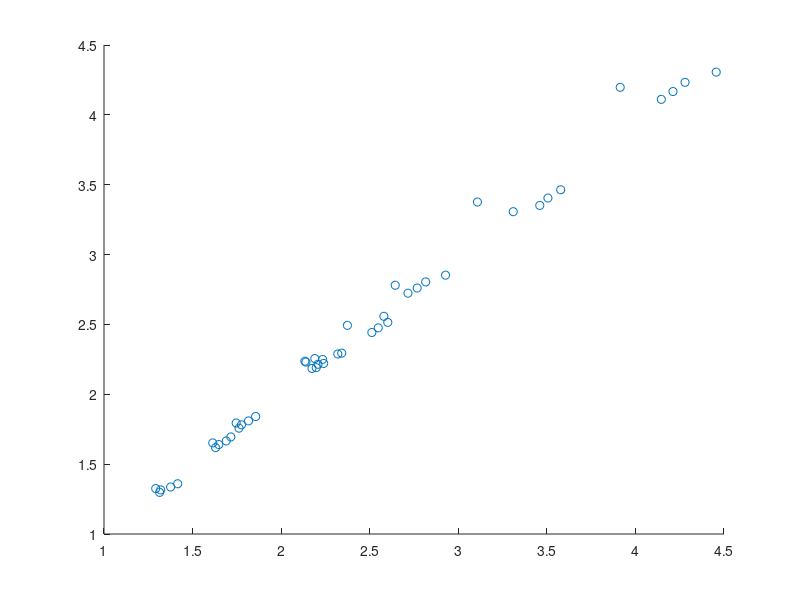

Source code (MATLAB):
%% TODO and stuff
% Felk??lla, det tar olika tid att sl??ppa cylindern ur startpos. V??rdena varierar ganska konstant.;
%kortare str??cka = mindre tid f??r acceleration och felfortplanting => j??mnare m??tserie?;

% Used units: mm, s, g;

% Meas(Cylinder,banlaengd, banhoejd)
% Cylinder: R <=> Cylindernr 1 osv...
% Banlaengd: 1700 <=> siffra 3, 1100 <=> siffra 2, 600 <=> siffra 1
% Banhoejd: Hoejd 1 <=> siffra 1, Hoejd 2 <=> siffra 2, Hoejd 3 <=> siffra 3

% TODO!

%Want to linearise and find the exponents, how?
    % -Is this possible without isolating singular parameters?
    % -
%Want to stabelise the exponents, how?
    % -I'm gonna need explaining here, lots of it!
%Want to know what I've done afterwards!!
%Maybe calc some kind of error/deviation, how?
    % -Explain what this error actually is!
%% Data
%************************************ R **********************
clear Meas
Meas(15,3,3)=struct();

Hfix=20.5;                    
Hvar=[8 12.5 17];
Hwidth=90;
angle=atan((Hfix-Hvar)./Hwidth);


Meas(1,3,1).Width=150;
Meas(1,3,1).Diameter=68;
Meas(1,3,1).InnerDiam=0;
Meas(1,3,1).Mass=4275;
Meas(1,3,1).LengthTrack=1700;
Meas(1,3,1).HeightTrack=1;
Meas(1,3,1).Times=[2.03 2.10 2.03 2.10 2.02];

Meas(1,3,2).Width=150;
Meas(1,3,2).Diameter=68;
Meas(1,3,2).InnerDiam=0;
Meas(1,3,2).Mass=4275;
Meas(1,3,2).LengthTrack=1700;
Meas(1,3,2).HeightTrack=2;
Meas(1,3,2).Times=[2.53 2.54 2.56 2.61 2.56];

Meas(1,3,3).Width=150;
Meas(1,3,3).Diameter=68;
Meas(1,3,3).InnerDiam=0;
Meas(1,3,3).Mass=4275;
Meas(1,3,3).LengthTrack=1700;
Meas(1,3,3).HeightTrack=3;
Meas(1,3,3).Times=[3.92 3.95 3.90 3.97 3.89];

Meas(1,2,1).Width=150;
Meas(1,2,1).Diameter=68;
Meas(1,2,1).InnerDiam=0;
Meas(1,2,1).Mass=4275;
Meas(1,2,1).LengthTrack=1100;
Meas(1,2,1).HeightTrack=1;
Meas(1,2,1).Times=[1.67 1.70 1.75 1.65 1.65];

Meas(1,2,2).Width=150;
Meas(1,2,2).Diameter=68;
Meas(1,2,2).InnerDiam=0;
Meas(1,2,2).Mass=4275;
Meas(1,2,2).LengthTrack=1100;
Meas(1,2,2).HeightTrack=2;
Meas(1,2,2).Times=[2.06 2.05 2.05 2.06 2.08];

Meas(1,2,3).Width=150;
Meas(1,2,3).Diameter=68;
Meas(1,2,3).InnerDiam=0;
Meas(1,2,3).Mass=4275;
Meas(1,2,3).LengthTrack=1100;
Meas(1,2,3).HeightTrack=3;
Meas(1,2,3).Times=[3.15 3.12 3.15 3.14 3.14];

Meas(1,1,1).Width=150;
Meas(1,1,1).Diameter=68;
Meas(1,1,1).InnerDiam=0;
Meas(1,1,1).Mass=4275;
Meas(1,1,1).LengthTrack=600;
Meas(1,1,1).HeightTrack=1;
Meas(1,1,1).Times=[1.23 1.23 1.23 1.23 1.23];

Meas(1,1,2).Width=150;
Meas(1,1,2).Diameter=68;
Meas(1,1,2).InnerDiam=0;
Meas(1,1,2).Mass=4275;
Meas(1,1,2).LengthTrack=600;
Meas(1,1,2).HeightTrack=2;
Meas(1,1,2).Times=[1.54 1.54 1.57 1.54 1.57];

Meas(1,1,3).Width=150;
Meas(1,1,3).Diameter=68;
Meas(1,1,3).InnerDiam=0;
Meas(1,1,3).Mass=4275;
Meas(1,1,3).LengthTrack=600;
Meas(1,1,3).HeightTrack=3;
Meas(1,1,3).Times=[2.37 2.37 2.39 2.35 2.37 ];
%**************************************** Q*******************************
Meas(2,1,1).Width=150;
Meas(2,1,1).Diameter=68;
Meas(2,1,1).InnerDiam=66;
Meas(2,1,1).Mass=1366;
Meas(2,1,1).LengthTrack=600;
Meas(2,1,1).HeightTrack=1;
Meas(2,1,1).Times=[1.36 1.43 1.39 1.36 1.34];

Meas(2,1,2).Width=150;
Meas(2,1,2).Diameter=68;
Meas(2,1,2).InnerDiam=66;
Meas(2,1,2).Mass=1366;
Meas(2,1,2).LengthTrack=600;
Meas(2,1,2).HeightTrack=2;
Meas(2,1,2).Times=[1.71 1.70 1.67 1.70 1.67];

Meas(2,1,3).Width=150;
Meas(2,1,3).Diameter=68;
Meas(2,1,3).InnerDiam=66;
Meas(2,1,3).Mass=1366;
Meas(2,1,3).LengthTrack=600;
Meas(2,1,3).HeightTrack=3;
Meas(2,1,3).Times=[2.61 2.59 2.61 2.61 2.59];

Meas(2,2,1).Width=150;
Meas(2,2,1).Diameter=68;
Meas(2,2,1).InnerDiam=66;
Meas(2,2,1).Mass=1366;
Meas(2,2,1).LengthTrack=1100;
Meas(2,2,1).HeightTrack=1;
Meas(2,2,1).Times=[1.82 1.82 1.79 1.86 1.79 ];

Meas(2,2,2).Width=150;
Meas(2,2,2).Diameter=68;
Meas(2,2,2).InnerDiam=66;
Meas(2,2,2).Mass=1366;
Meas(2,2,2).LengthTrack=1100;
Meas(2,2,2).HeightTrack=2;
Meas(2,2,2).Times=[2.20 2.18 2.23 2.15 2.19];

Meas(2,2,3).Width=150;
Meas(2,2,3).Diameter=68;
Meas(2,2,3).InnerDiam=66;
Meas(2,2,3).Mass=1366;
Meas(2,2,3).LengthTrack=1100;
Meas(2,2,3).HeightTrack=3;
Meas(2,2,3).Times=[3.50 3.55 3.47 3.51 3.50];

Meas(2,3,3).Width=150;
Meas(2,3,3).Diameter=68;
Meas(2,3,3).InnerDiam=66;
Meas(2,3,3).Mass=1366;
Meas(2,3,3).LengthTrack=1700;
Meas(2,3,3).HeightTrack=3;
Meas(2,3,3).Times=[4.30 4.32 4.30 4.25 4.23];

Meas(2,3,2).Width=150;
Meas(2,3,2).Diameter=68;
Meas(2,3,2).InnerDiam=66;
Meas(2,3,2).Mass=1366;
Meas(2,3,2).LengthTrack=1700;
Meas(2,3,2).HeightTrack=2;
Meas(2,3,2).Times=[2.83 2.80 2.87 2.76 2.82];

Meas(2,3,1).Width=150;
Meas(2,3,1).Diameter=68;
Meas(2,3,1).InnerDiam=66;
Meas(2,3,1).Mass=1366;
Meas(2,3,1).LengthTrack=1700;
Meas(2,3,1).HeightTrack=1;
Meas(2,3,1).Times=[2.24 2.21 2.26 2.19 2.27];
%*********************************** P *********************************************
Meas(3,3,1).Width=151;
Meas(3,3,1).Diameter=57;
Meas(3,3,1).Mass=2884;
Meas(3,3,1).InnerDiam=0;
Meas(3,3,1).LengthTrack=1700;
Meas(3,3,1).HeightTrack=1;
Meas(3,3,1).Times=[2.02 2.08 2.06 2.03 2.06];

Meas(3,3,2).Width=151;
Meas(3,3,2).Diameter=57;
Meas(3,3,2).Mass=2884;
Meas(3,3,2).InnerDiam=0;
Meas(3,3,2).LengthTrack=1700;
Meas(3,3,2).HeightTrack=2;
Meas(3,3,2).Times=[2.53 2.62 2.59 2.51 2.53];

Meas(3,3,3).Width=151;
Meas(3,3,3).Diameter=57;
Meas(3,3,3).Mass=2884;
Meas(3,3,3).InnerDiam=0;
Meas(3,3,3).LengthTrack=1700;
Meas(3,3,3).HeightTrack=3;
Meas(3,3,3).Times=[3.87 3.89 3.89 3.87 3.87];

Meas(3,2,3).Width=151;
Meas(3,2,3).Diameter=57;
Meas(3,2,3).Mass=2884;
Meas(3,2,3).InnerDiam=0;
Meas(3,2,3).LengthTrack=1100;
Meas(3,2,3).HeightTrack=3;
Meas(3,2,3).Times=[3.07 3.14 3.07 3.15 3.15];

Meas(3,2,2).Width=151;
Meas(3,2,2).Diameter=57;
Meas(3,2,2).Mass=2884;
Meas(3,2,2).InnerDiam=0;
Meas(3,2,2).LengthTrack=1100;
Meas(3,2,2).HeightTrack=2;
Meas(3,2,2).Times=[2.05 2.02 2.03 2.05 2.00];

Meas(3,2,1).Width=151;
Meas(3,2,1).Diameter=57;
Meas(3,2,1).Mass=2884;
Meas(3,2,1).InnerDiam=0;
Meas(3,2,1).LengthTrack=1100;
Meas(3,2,1).HeightTrack=1;
Meas(3,2,1).Times=[1.62 1.65 1.65 1.67 1.63];

Meas(3,1,1).Width=151;
Meas(3,1,1).Diameter=57;
Meas(3,1,1).Mass=2884;
Meas(3,1,1).InnerDiam=0;
Meas(3,1,1).LengthTrack=600;
Meas(3,1,1).HeightTrack=1;
Meas(3,1,1).Times=[1.25 1.28 1.22 1.22 1.28];

Meas(3,1,2).Width=151;
Meas(3,1,2).Diameter=57;
Meas(3,1,2).Mass=2884;
Meas(3,1,2).InnerDiam=0;
Meas(3,1,2).LengthTrack=600;
Meas(3,1,2).HeightTrack=2;
Meas(3,1,2).Times=[1.52 1.60 1.55 1.54 1.52];

Meas(3,1,3).Width=151;
Meas(3,1,3).Diameter=57;
Meas(3,1,3).Mass=2884;
Meas(3,1,3).InnerDiam=0;
Meas(3,1,3).LengthTrack=600;
Meas(3,1,3).HeightTrack=3;
Meas(3,1,3).Times=[2.35 2.32 2.32 2.35 2.39];
%************************************************** O *********************************
Meas(4,1,3).Width=148;
Meas(4,1,3).Diameter=57;
Meas(4,1,3).Mass=1661;
Meas(4,1,3).InnerDiam=36;
Meas(4,1,3).LengthTrack=600;
Meas(4,1,3).HeightTrack=3;
Meas(4,1,3).Times=[2.51 2.48 2.56 2.51 2.50];

Meas(4,1,2).Width=148;
Meas(4,1,2).Diameter=57;
Meas(4,1,2).Mass=1661;
Meas(4,1,2).InnerDiam=36;
Meas(4,1,2).LengthTrack=600;
Meas(4,1,2).HeightTrack=2;
Meas(4,1,2).Times=[1.63 1.63 1.63 1.63 1.63];

Meas(4,1,1).Width=148;
Meas(4,1,1).Diameter=57;
Meas(4,1,1).Mass=1661;
Meas(4,1,1).InnerDiam=36;
Meas(4,1,1).LengthTrack=600;
Meas(4,1,1).HeightTrack=1;
Meas(4,1,1).Times=[1.36 1.30 1.30 1.31 1.30];

Meas(4,2,1).Width=148;
Meas(4,2,1).Diameter=57;
Meas(4,2,1).Mass=1661;
Meas(4,2,1).InnerDiam=36;
Meas(4,2,1).LengthTrack=1100;
Meas(4,2,1).HeightTrack=1;
Meas(4,2,1).Times=[1.75 1.75 1.75 1.78 1.78];

Meas(4,2,2).Width=148;
Meas(4,2,2).Diameter=57;
Meas(4,2,2).Mass=1661;
Meas(4,2,2).InnerDiam=36;
Meas(4,2,2).LengthTrack=1100;
Meas(4,2,2).HeightTrack=2;
Meas(4,2,2).Times=[2.18 2.18 2.23 2.19 2.21];

Meas(4,2,3).Width=148;
Meas(4,2,3).Diameter=57;
Meas(4,2,3).Mass=1661;
Meas(4,2,3).InnerDiam=36;
Meas(4,2,3).LengthTrack=1100;
Meas(4,2,3).HeightTrack=3;
Meas(4,2,3).Times=[3.23 3.33 3.28 3.33 3.38];

Meas(4,3,3).Width=148;
Meas(4,3,3).Diameter=57;
Meas(4,3,3).Mass=1661;
Meas(4,3,3).InnerDiam=36;
Meas(4,3,3).LengthTrack=1700;
Meas(4,3,3).HeightTrack=3;
Meas(4,3,3).Times=[4.13 4.16 4.18 4.13 4.13];

Meas(4,3,2).Width=148;
Meas(4,3,2).Diameter=57;
Meas(4,3,2).Mass=1661;
Meas(4,3,2).InnerDiam=36;
Meas(4,3,2).LengthTrack=1700;
Meas(4,3,2).HeightTrack=2;
Meas(4,3,2).Times=[2.72 2.71 2.72 2.71 2.72];

Meas(4,3,1).Width=148;
Meas(4,3,1).Diameter=57;
Meas(4,3,1).Mass=1661;
Meas(4,3,1).InnerDiam=36;
Meas(4,3,1).LengthTrack=1700;
Meas(4,3,1).HeightTrack=1;
Meas(4,3,1).Times=[2.15 2.19 2.18 2.19 2.16];
%******************************************************** M **************************************
Meas(5,3,1).Width=150;
Meas(5,3,1).Diameter=58;
Meas(5,3,1).Mass=412;
Meas(5,3,1).InnerDiam=54;
Meas(5,3,1).LengthTrack=1700;
Meas(5,3,1).HeightTrack=1;
Meas(5,3,1).Times=[2.32 2.37 2.35 2.27 2.29];

Meas(5,3,2).Width=150;
Meas(5,3,2).Diameter=58;
Meas(5,3,2).Mass=412;
Meas(5,3,2).InnerDiam=54;
Meas(5,3,2).LengthTrack=1700;
Meas(5,3,2).HeightTrack=2;
Meas(5,3,2).Times=[2.94 2.97 2.96 2.90 2.87];

Meas(5,3,3).Width=150;
Meas(5,3,3).Diameter=58;
Meas(5,3,3).Mass=412;
Meas(5,3,3).InnerDiam=54;
Meas(5,3,3).LengthTrack=1700;
Meas(5,3,3).HeightTrack=3;
Meas(5,3,3).Times=[4.49 4.47 4.45 4.44 4.43];

Meas(5,2,3).Width=150;
Meas(5,2,3).Diameter=58;
Meas(5,2,3).Mass=412;
Meas(5,2,3).InnerDiam=54;
Meas(5,2,3).LengthTrack=1100;
Meas(5,2,3).HeightTrack=3;
Meas(5,2,3).Times=[3.60 3.57 3.60 3.57 3.55];

Meas(5,2,2).Width=150;
Meas(5,2,2).Diameter=58;
Meas(5,2,2).Mass=412;
Meas(5,2,2).InnerDiam=54;
Meas(5,2,2).LengthTrack=1100;
Meas(5,2,2).HeightTrack=2;
Meas(5,2,2).Times=[2.38 2.34 2.34 2.35 2.30];

Meas(5,2,1).Width=150;
Meas(5,2,1).Diameter=58;
Meas(5,2,1).Mass=412;
Meas(5,2,1).InnerDiam=54;
Meas(5,2,1).LengthTrack=1100;
Meas(5,2,1).HeightTrack=1;
Meas(5,2,1).Times=[1.82 1.86 1.87 1.87 1.86];

Meas(5,1,1).Width=150;
Meas(5,1,1).Diameter=58;
Meas(5,1,1).Mass=412;
Meas(5,1,1).InnerDiam=54;
Meas(5,1,1).LengthTrack=600;
Meas(5,1,1).HeightTrack=1;
Meas(5,1,1).Times=[1.39 1.41 1.39 1.43 1.46];

Meas(5,1,2).Width=150;
Meas(5,1,2).Diameter=58;
Meas(5,1,2).Mass=412;
Meas(5,1,2).InnerDiam=54;
Meas(5,1,2).LengthTrack=600;
Meas(5,1,2).HeightTrack=2;
Meas(5,1,2).Times=[1.73 1.68 1.73 1.73 1.71];

Meas(5,1,3).Width=150;
Meas(5,1,3).Diameter=58;
Meas(5,1,3).Mass=412;
Meas(5,1,3).InnerDiam=54;
Meas(5,1,3).LengthTrack=600;
Meas(5,1,3).HeightTrack=3;
Meas(5,1,3).Times=[2.58 2.56 2.61 2.59 2.56];
%************************************************ L ************************************
Meas(6,1,3).Width=149;
Meas(6,1,3).Diameter=36;
Meas(6,1,3).Mass=557;
Meas(6,1,3).InnerDiam=31;
Meas(6,1,3).LengthTrack=600;
Meas(6,1,3).HeightTrack=3;
Meas(6,1,3).Times=[2.53 2.58 2.58 2.54 2.51];

Meas(6,1,2).Width=149;
Meas(6,1,2).Diameter=36;
Meas(6,1,2).Mass=557;
Meas(6,1,2).InnerDiam=31;
Meas(6,1,2).LengthTrack=600;
Meas(6,1,2).HeightTrack=2;
Meas(6,1,2).Times=[1.68 1.65 1.62 1.67 1.62];

Meas(6,1,1).Width=149;
Meas(6,1,1).Diameter=36;
Meas(6,1,1).Mass=557;
Meas(6,1,1).InnerDiam=31;
Meas(6,1,1).LengthTrack=600;
Meas(6,1,1).HeightTrack=1;
Meas(6,1,1).Times=[1.31 1.31 1.35 1.30 1.33];

Meas(6,2,1).Width=149;
Meas(6,2,1).Diameter=36;
Meas(6,2,1).Mass=557;
Meas(6,2,1).InnerDiam=31;
Meas(6,2,1).LengthTrack=1100;
Meas(6,2,1).HeightTrack=1;
Meas(6,2,1).Times=[1.78 1.76 1.75 1.83 1.76];

Meas(6,2,2).Width=149;
Meas(6,2,2).Diameter=36;
Meas(6,2,2).Mass=557;
Meas(6,2,2).InnerDiam=31;
Meas(6,2,2).LengthTrack=1100;
Meas(6,2,2).HeightTrack=2;
Meas(6,2,2).Times=[2.23 2.23 2.24 2.24 2.26];

Meas(6,2,3).Width=149;
Meas(6,2,3).Diameter=36;
Meas(6,2,3).Mass=557;
Meas(6,2,3).InnerDiam=31;
Meas(6,2,3).LengthTrack=1100;
Meas(6,2,3).HeightTrack=3;
Meas(6,2,3).Times=[3.49 3.46 3.47 3.41 3.47];

Meas(6,3,3).Width=149;
Meas(6,3,3).Diameter=36;
Meas(6,3,3).Mass=557;
Meas(6,3,3).InnerDiam=31;
Meas(6,3,3).LengthTrack=1700;
Meas(6,3,3).HeightTrack=3;
Meas(6,3,3).Times=[4.19 4.19 4.26 4.21 4.21];

Meas(6,3,2).Width=149;
Meas(6,3,2).Diameter=36;
Meas(6,3,2).Mass=557;
Meas(6,3,2).InnerDiam=31;
Meas(6,3,2).LengthTrack=1700;
Meas(6,3,2).HeightTrack=2;
Meas(6,3,2).Times=[2.79 2.77 2.74 2.77 2.77];

Meas(6,3,1).Width=149;
Meas(6,3,1).Diameter=36;
Meas(6,3,1).Mass=557;
Meas(6,3,1).InnerDiam=31;
Meas(6,3,1).LengthTrack=1700;
Meas(6,3,1).HeightTrack=1;
Meas(6,3,1).Times=[2.21 2.21 2.21 2.21 2.20];
%************************************************** K ****************************************
Meas(7,3,1).Width=150;
Meas(7,3,1).Diameter=41;
Meas(7,3,1).Mass=1286;
Meas(7,3,1).InnerDiam=0;
Meas(7,3,1).LengthTrack=1700;
Meas(7,3,1).HeightTrack=1;
Meas(7,3,1).Times=[1.99 2.02 1.99 1.99 2.02];

Meas(7,3,2).Width=150;
Meas(7,3,2).Diameter=41;
Meas(7,3,2).Mass=1286;
Meas(7,3,2).InnerDiam=0;
Meas(7,3,2).LengthTrack=1700;
Meas(7,3,2).HeightTrack=2;
Meas(7,3,2).Times=[2.43 2.43 2.46 2.40 2.45];

Meas(7,3,3).Width=150;
Meas(7,3,3).Diameter=41;
Meas(7,3,3).Mass=1286;
Meas(7,3,3).InnerDiam=0;
Meas(7,3,3).LengthTrack=1700;
Meas(7,3,3).HeightTrack=3;
Meas(7,3,3).Times=[3.62 3.76 3.62 3.62 3.63];

Meas(7,2,3).Width=150;
Meas(7,2,3).Diameter=41;
Meas(7,2,3).Mass=1286;
Meas(7,2,3).InnerDiam=0;
Meas(7,2,3).LengthTrack=1100;
Meas(7,2,3).HeightTrack=3;
Meas(7,2,3).Times=[3.03 2.91 2.91 2.90 2.95];

Meas(7,2,2).Width=150;
Meas(7,2,2).Diameter=41;
Meas(7,2,2).Mass=1286;
Meas(7,2,2).InnerDiam=0;
Meas(7,2,2).LengthTrack=1100;
Meas(7,2,2).HeightTrack=2;
Meas(7,2,2).Times=[1.99 1.99 1.99 1.98 1.96];

Meas(7,2,1).Width=150;
Meas(7,2,1).Diameter=41;
Meas(7,2,1).Mass=1286;
Meas(7,2,1).InnerDiam=0;
Meas(7,2,1).LengthTrack=1100;
Meas(7,2,1).HeightTrack=1;
Meas(7,2,1).Times=[1.62 1.63 1.65 1.65 1.63];

Meas(7,1,1).Width=150;
Meas(7,1,1).Diameter=41;
Meas(7,1,1).Mass=1286;
Meas(7,1,1).InnerDiam=0;
Meas(7,1,1).LengthTrack=600;
Meas(7,1,1).HeightTrack=1;
Meas(7,1,1).Times=[1.20 1.27 1.23 1.22 1.22];

Meas(7,1,2).Width=150;
Meas(7,1,2).Diameter=41;
Meas(7,1,2).Mass=1286;
Meas(7,1,2).InnerDiam=0;
Meas(7,1,2).LengthTrack=600;
Meas(7,1,2).HeightTrack=2;
Meas(7,1,2).Times=[1.49 1.46 1.49 1.49 1.47];

Meas(7,1,3).Width=150;
Meas(7,1,3).Diameter=41;
Meas(7,1,3).Mass=1286;
Meas(7,1,3).InnerDiam=0;
Meas(7,1,3).LengthTrack=600;
Meas(7,1,3).HeightTrack=3;
Meas(7,1,3).Times=[2.16 2.23 2.16 2.23 2.23];
%****************************************** J ****************************
Meas(8,1,3).Width=151;
Meas(8,1,3).Diameter=41;
Meas(8,1,3).Mass=412;
Meas(8,1,3).InnerDiam=0;
Meas(8,1,3).LengthTrack=600;
Meas(8,1,3).HeightTrack=3;
Meas(8,1,3).Times=[2.15 2.24 2.19 2.19 2.19];

Meas(8,1,2).Width=151;
Meas(8,1,2).Diameter=41;
Meas(8,1,2).Mass=412;
Meas(8,1,2).InnerDiam=0;
Meas(8,1,2).LengthTrack=600;
Meas(8,1,2).HeightTrack=2;
Meas(8,1,2).Times=[1.54 1.47 1.44 1.47 1.47];

Meas(8,1,1).Width=151;
Meas(8,1,1).Diameter=41;
Meas(8,1,1).Mass=412;
Meas(8,1,1).InnerDiam=0;
Meas(8,1,1).LengthTrack=600;
Meas(8,1,1).HeightTrack=1;
Meas(8,1,1).Times=[1.20 1.23 1.19 1.20 1.19];

Meas(8,2,1).Width=151;
Meas(8,2,1).Diameter=41;
Meas(8,2,1).Mass=412;
Meas(8,2,1).InnerDiam=0;
Meas(8,2,1).LengthTrack=1100;
Meas(8,2,1).HeightTrack=1;
Meas(8,2,1).Times=[1.62 1.62 1.62 1.62 1.60];

Meas(8,2,2).Width=151;
Meas(8,2,2).Diameter=41;
Meas(8,2,2).Mass=412;
Meas(8,2,2).InnerDiam=0;
Meas(8,2,2).LengthTrack=1100;
Meas(8,2,2).HeightTrack=2;
Meas(8,2,2).Times=[1.95 1.99 1.97 1.95 2.00];

Meas(8,2,3).Width=151;
Meas(8,2,3).Diameter=41;
Meas(8,2,3).Mass=412;
Meas(8,2,3).InnerDiam=0;
Meas(8,2,3).LengthTrack=1100;
Meas(8,2,3).HeightTrack=3;
Meas(8,2,3).Times=[2.79 2.87 2.91 2.91 2.82];

Meas(8,3,3).Width=151;
Meas(8,3,3).Diameter=41;
Meas(8,3,3).Mass=412;
Meas(8,3,3).InnerDiam=0;
Meas(8,3,3).LengthTrack=1700;
Meas(8,3,3).HeightTrack=3;
Meas(8,3,3).Times=[3.58 3.63 3.68 3.70 3.65];

Meas(8,3,2).Width=151;
Meas(8,3,2).Diameter=41;
Meas(8,3,2).Mass=412;
Meas(8,3,2).InnerDiam=0;
Meas(8,3,2).LengthTrack=1700;
Meas(8,3,2).HeightTrack=2;
Meas(8,3,2).Times=[2.48 2.46 2.47 2.45 2.46];

Meas(8,3,1).Width=151;
Meas(8,3,1).Diameter=41;
Meas(8,3,1).Mass=412;
Meas(8,3,1).InnerDiam=0;
Meas(8,3,1).LengthTrack=1700;
Meas(8,3,1).HeightTrack=1;
Meas(8,3,1).Times=[1.95 1.97 2.00 2.00 1.96];
%**************************************************** I(var) ******************************
Meas(9,3,1).Width=150;
Meas(9,3,1).Diameter=26;
Meas(9,3,1).Mass=243;
Meas(9,3,1).InnerDiam=20;
Meas(9,3,1).LengthTrack=1700;
Meas(9,3,1).HeightTrack=1;
Meas(9,3,1).Times=[2.15 2.13 2.20 2.14 2.08];

Meas(9,3,2).Width=150;
Meas(9,3,2).Diameter=26;
Meas(9,3,2).Mass=243;
Meas(9,3,2).InnerDiam=20;
Meas(9,3,2).LengthTrack=1700;
Meas(9,3,2).HeightTrack=2;
Meas(9,3,2).Times=[2.58 2.66 2.66 2.63 2.69];

Meas(9,3,3).Width=150;
Meas(9,3,3).Diameter=26;
Meas(9,3,3).Mass=243;
Meas(9,3,3).InnerDiam=20;
Meas(9,3,3).LengthTrack=1700;
Meas(9,3,3).HeightTrack=3;
Meas(9,3,3).Times=[3.90 3.94 3.90 3.90 3.93];

Meas(9,2,3).Width=150;
Meas(9,2,3).Diameter=26;
Meas(9,2,3).Mass=243;
Meas(9,2,3).InnerDiam=20;
Meas(9,2,3).LengthTrack=1100;
Meas(9,2,3).HeightTrack=3;
Meas(9,2,3).Times=[3.14 3.09 3.09 3.07 3.15];

Meas(9,2,2).Width=150;
Meas(9,2,2).Diameter=26;
Meas(9,2,2).Mass=243;
Meas(9,2,2).InnerDiam=20;
Meas(9,2,2).LengthTrack=1100;
Meas(9,2,2).HeightTrack=2;
Meas(9,2,2).Times=[2.15 2.15 2.12 2.07 2.18];

Meas(9,2,1).Width=150;
Meas(9,2,1).Diameter=26;
Meas(9,2,1).Mass=243;
Meas(9,2,1).InnerDiam=20;
Meas(9,2,1).LengthTrack=1100;
Meas(9,2,1).HeightTrack=1;
Meas(9,2,1).Times=[1.73 1.75 1.77 1.75 1.73];

Meas(9,1,1).Width=150;
Meas(9,1,1).Diameter=26;
Meas(9,1,1).Mass=243;
Meas(9,1,1).InnerDiam=20;
Meas(9,1,1).LengthTrack=600;
Meas(9,1,1).HeightTrack=1;
Meas(9,1,1).Times=[1.30 1.29 1.34 1.28 1.25];

Meas(9,1,2).Width=150;
Meas(9,1,2).Diameter=26;
Meas(9,1,2).Mass=243;
Meas(9,1,2).InnerDiam=20;
Meas(9,1,2).LengthTrack=600;
Meas(9,1,2).HeightTrack=2;
Meas(9,1,2).Times=[1.60 1.60 1.62 1.65 1.60];

Meas(9,1,3).Width=150;
Meas(9,1,3).Diameter=26;
Meas(9,1,3).Mass=243;
Meas(9,1,3).InnerDiam=20;
Meas(9,1,3).LengthTrack=600;
Meas(9,1,3).HeightTrack=3;
Meas(9,1,3).Times=[2.40 2.40 2.37 2.35 2.35];
%******************************************************* H *************************
Meas(10,1,1).Width=150;
Meas(10,1,1).Diameter=36;
Meas(10,1,1).Mass=1190;
Meas(10,1,1).InnerDiam=0;
Meas(10,1,1).LengthTrack=600;
Meas(10,1,1).HeightTrack=1;
Meas(10,1,1).Times=[1.22 1.20 1.15 1.14 1.15];

Meas(10,1,2).Width=150;
Meas(10,1,2).Diameter=36;
Meas(10,1,2).Mass=1190;
Meas(10,1,2).InnerDiam=0;
Meas(10,1,2).LengthTrack=600;
Meas(10,1,2).HeightTrack=2;
Meas(10,1,2).Times=[1.40 1.37 1.36 1.47 1.44];

Meas(10,1,3).Width=150;
Meas(10,1,3).Diameter=36;
Meas(10,1,3).Mass=1190;
Meas(10,1,3).InnerDiam=0;
Meas(10,1,3).LengthTrack=600;
Meas(10,1,3).HeightTrack=3;
Meas(10,1,3).Times=[2.11 2.08 2.09 2.07 2.07];

Meas(10,2,3).Width=150;
Meas(10,2,3).Diameter=36;
Meas(10,2,3).Mass=1190;
Meas(10,2,3).InnerDiam=0;
Meas(10,2,3).LengthTrack=1100;
Meas(10,2,3).HeightTrack=3;
Meas(10,2,3).Times=[2.84 2.79 2.83 2.84 2.86];

Meas(10,2,2).Width=150;
Meas(10,2,2).Diameter=36;
Meas(10,2,2).Mass=1190;
Meas(10,2,2).InnerDiam=0;
Meas(10,2,2).LengthTrack=1100;
Meas(10,2,2).HeightTrack=2;
Meas(10,2,2).Times=[1.97 2.00 1.97 1.99 1.99];

Meas(10,2,1).Width=150;
Meas(10,2,1).Diameter=36;
Meas(10,2,1).Mass=1190;
Meas(10,2,1).InnerDiam=0;
Meas(10,2,1).LengthTrack=1100;
Meas(10,2,1).HeightTrack=1;
Meas(10,2,1).Times=[1.60 1.58 1.58 1.63 1.63];

Meas(10,3,1).Width=150;
Meas(10,3,1).Diameter=36;
Meas(10,3,1).Mass=1190;
Meas(10,3,1).InnerDiam=0;
Meas(10,3,1).LengthTrack=1700;
Meas(10,3,1).HeightTrack=1;
Meas(10,3,1).Times=[2.05 1.99 1.97 2.00 1.97 ];

Meas(10,3,2).Width=150;
Meas(10,3,2).Diameter=36;
Meas(10,3,2).Mass=1190;
Meas(10,3,2).InnerDiam=0;
Meas(10,3,2).LengthTrack=1700;
Meas(10,3,2).HeightTrack=2;
Meas(10,3,2).Times=[2.45 2.45 2.42 2.46 2.43];

Meas(10,3,3).Width=150;
Meas(10,3,3).Diameter=36;
Meas(10,3,3).Mass=1190;
Meas(10,3,3).InnerDiam=0;
Meas(10,3,3).LengthTrack=1700;
Meas(10,3,3).HeightTrack=3;
Meas(10,3,3).Times=[3.62 3.49 3.55 3.54 3.54];
%**************************************************** D ******************
Meas(11,3,3).Width=135;
Meas(11,3,3).Diameter=36;
Meas(11,3,3).Mass=1070;
Meas(11,3,3).InnerDiam=0;
Meas(11,3,3).LengthTrack=1700;
Meas(11,3,3).HeightTrack=3;
Meas(11,3,3).Times=[3.54 3.58 3.55 3.49 3.47];

Meas(11,3,2).Width=135;
Meas(11,3,2).Diameter=36;
Meas(11,3,2).Mass=1070;
Meas(11,3,2).InnerDiam=0;
Meas(11,3,2).LengthTrack=1700;
Meas(11,3,2).HeightTrack=2;
Meas(11,3,2).Times=[2.45 2.46 2.45 2.43 2.42];

Meas(11,3,1).Width=135;
Meas(11,3,1).Diameter=36;
Meas(11,3,1).Mass=1070;
Meas(11,3,1).InnerDiam=0;
Meas(11,3,1).LengthTrack=1700;
Meas(11,3,1).HeightTrack=1;
Meas(11,3,1).Times=[1.97 2.02 1.99 1.99 1.99];

Meas(11,2,1).Width=135;
Meas(11,2,1).Diameter=36;
Meas(11,2,1).Mass=1070;
Meas(11,2,1).InnerDiam=0;
Meas(11,2,1).LengthTrack=1100;
Meas(11,2,1).HeightTrack=1;
Meas(11,2,1).Times=[1.58 1.57 1.60 1.58 1.55];

Meas(11,2,2).Width=135;
Meas(11,2,2).Diameter=36;
Meas(11,2,2).Mass=1070;
Meas(11,2,2).InnerDiam=0;
Meas(11,2,2).LengthTrack=1100;
Meas(11,2,2).HeightTrack=2;
Meas(11,2,2).Times=[2.00 1.95 1.99 1.95 1.95];

Meas(11,2,3).Width=135;
Meas(11,2,3).Diameter=36;
Meas(11,2,3).Mass=1070;
Meas(11,2,3).InnerDiam=0;
Meas(11,2,3).LengthTrack=1100;
Meas(11,2,3).HeightTrack=3;
Meas(11,2,3).Times=[2.83 2.87 2.83 2.88 2.85];

Meas(11,1,3).Width=135;
Meas(11,1,3).Diameter=36;
Meas(11,1,3).Mass=1070;
Meas(11,1,3).InnerDiam=0;
Meas(11,1,3).LengthTrack=600;
Meas(11,1,3).HeightTrack=3;
Meas(11,1,3).Times=[2.13 2.19 2.16 2.15 2.18];

Meas(11,1,2).Width=135;
Meas(11,1,2).Diameter=36;
Meas(11,1,2).Mass=1070;
Meas(11,1,2).InnerDiam=0;
Meas(11,1,2).LengthTrack=600;
Meas(11,1,2).HeightTrack=2;
Meas(11,1,2).Times=[1.49 1.43 1.40 1.44 1.39];

Meas(11,1,1).Width=135;
Meas(11,1,1).Diameter=36;
Meas(11,1,1).Mass=1070;
Meas(11,1,1).InnerDiam=0;
Meas(11,1,1).LengthTrack=600;
Meas(11,1,1).HeightTrack=1;
Meas(11,1,1).Times=[1.09 1.07 1.10 1.06 1.03];
%**************************************** C ***********************************
Meas(12,1,1).Width=150;
Meas(12,1,1).Diameter=26;
Meas(12,1,1).Mass=617;
Meas(12,1,1).InnerDiam=0;
Meas(12,1,1).LengthTrack=600;
Meas(12,1,1).HeightTrack=1;
Meas(12,1,1).Times=[1.19 1.19 1.23 1.19 1.13];

Meas(12,1,2).Width=150;
Meas(12,1,2).Diameter=26;
Meas(12,1,2).Mass=617;
Meas(12,1,2).InnerDiam=0;
Meas(12,1,2).LengthTrack=600;
Meas(12,1,2).HeightTrack=2;
Meas(12,1,2).Times=[1.46 1.44 1.42 1.47 1.38];

Meas(12,1,3).Width=150;
Meas(12,1,3).Diameter=26;
Meas(12,1,3).Mass=617;
Meas(12,1,3).InnerDiam=0;
Meas(12,1,3).LengthTrack=600;
Meas(12,1,3).HeightTrack=3;
Meas(12,1,3).Times=[2.09 2.06 2.09 2.01 2.03];

Meas(12,2,3).Width=150;
Meas(12,2,3).Diameter=26;
Meas(12,2,3).Mass=617;
Meas(12,2,3).InnerDiam=0;
Meas(12,2,3).LengthTrack=1100;
Meas(12,2,3).HeightTrack=3;
Meas(12,2,3).Times=[2.93 2.86 2.85 2.88 2.87];

Meas(12,2,2).Width=150;
Meas(12,2,2).Diameter=26;
Meas(12,2,2).Mass=617;
Meas(12,2,2).InnerDiam=0;
Meas(12,2,2).LengthTrack=1100;
Meas(12,2,2).HeightTrack=2;
Meas(12,2,2).Times=[1.95 1.89 1.93 1.95 1.95];

Meas(12,2,1).Width=150;
Meas(12,2,1).Diameter=26;
Meas(12,2,1).Mass=617;
Meas(12,2,1).InnerDiam=0;
Meas(12,2,1).LengthTrack=1100;
Meas(12,2,1).HeightTrack=1;
Meas(12,2,1).Times=[1.58 1.53 1.54 1.58 1.58];

Meas(12,3,1).Width=150;
Meas(12,3,1).Diameter=26;
Meas(12,3,1).Mass=617;
Meas(12,3,1).InnerDiam=0;
Meas(12,3,1).LengthTrack=1700;
Meas(12,3,1).HeightTrack=1;
Meas(12,3,1).Times=[2.00 2.03 1.93 1.94 1.97];

Meas(12,3,2).Width=150;
Meas(12,3,2).Diameter=26;
Meas(12,3,2).Mass=617;
Meas(12,3,2).InnerDiam=0;
Meas(12,3,2).LengthTrack=1700;
Meas(12,3,2).HeightTrack=2;
Meas(12,3,2).Times=[2.36 2.39 2.35 2.39 2.34];

Meas(12,3,3).Width=150;
Meas(12,3,3).Diameter=26;
Meas(12,3,3).Mass=617;
Meas(12,3,3).InnerDiam=0;
Meas(12,3,3).LengthTrack=1700;
Meas(12,3,3).HeightTrack=3;
Meas(12,3,3).Times=[3.54 3.50 3.57 3.53 3.45];
%*************************************************** B **************************************
Meas(13,3,3).Width=151;
Meas(13,3,3).Diameter=20;
Meas(13,3,3).Mass=368;
Meas(13,3,3).InnerDiam=0;
Meas(13,3,3).LengthTrack=1700;
Meas(13,3,3).HeightTrack=3;
Meas(13,3,3).Times=[3.57 3.62 3.55 3.57 3.54];

Meas(13,3,2).Width=151;
Meas(13,3,2).Diameter=20;
Meas(13,3,2).Mass=368;
Meas(13,3,2).InnerDiam=0;
Meas(13,3,2).LengthTrack=1700;
Meas(13,3,2).HeightTrack=2;
Meas(13,3,2).Times=[2.45 2.48 2.44 2.43 2.40];

Meas(13,3,1).Width=151;
Meas(13,3,1).Diameter=20;
Meas(13,3,1).Mass=368;
Meas(13,3,1).InnerDiam=0;
Meas(13,3,1).LengthTrack=1700;
Meas(13,3,1).HeightTrack=1;
Meas(13,3,1).Times=[1.96 1.95 1.95 1.95 1.94];

Meas(13,2,1).Width=151;
Meas(13,2,1).Diameter=20;
Meas(13,2,1).Mass=368;
Meas(13,2,1).InnerDiam=0;
Meas(13,2,1).LengthTrack=1100;
Meas(13,2,1).HeightTrack=1;
Meas(13,2,1).Times=[1.54 1.50 1.55 1.46 1.55];

Meas(13,2,2).Width=151;
Meas(13,2,2).Diameter=20;
Meas(13,2,2).Mass=368;
Meas(13,2,2).InnerDiam=0;
Meas(13,2,2).LengthTrack=1100;
Meas(13,2,2).HeightTrack=2;
Meas(13,2,2).Times=[1.80 1.77 1.82 1.83 1.74];

Meas(13,2,3).Width=151;
Meas(13,2,3).Diameter=20;
Meas(13,2,3).Mass=368;
Meas(13,2,3).InnerDiam=0;
Meas(13,2,3).LengthTrack=1100;
Meas(13,2,3).HeightTrack=3;
Meas(13,2,3).Times=[2.79 2.80 2.71 2.75 2.85];

Meas(13,1,3).Width=151;
Meas(13,1,3).Diameter=20;
Meas(13,1,3).Mass=368;
Meas(13,1,3).InnerDiam=0;
Meas(13,1,3).LengthTrack=600;
Meas(13,1,3).HeightTrack=3;
Meas(13,1,3).Times=[2.07 1.98 2.10 2.01 2.10];

Meas(13,1,2).Width=151;
Meas(13,1,2).Diameter=20;
Meas(13,1,2).Mass=368;
Meas(13,1,2).InnerDiam=0;
Meas(13,1,2).LengthTrack=600;
Meas(13,1,2).HeightTrack=2;
Meas(13,1,2).Times=[1.39 1.42 1.39 1.32 1.31];

Meas(13,1,1).Width=151;
Meas(13,1,1).Diameter=20;
Meas(13,1,1).Mass=368;
Meas(13,1,1).InnerDiam=0;
Meas(13,1,1).LengthTrack=600;
Meas(13,1,1).HeightTrack=1;
Meas(13,1,1).Times=[1.08 1.11 1.05 1.04 1.05];

%********************************* A ************

Meas(14,3,1).Width=175;
Meas(14,3,1).Diameter=37;
Meas(14,3,1).Mass=1390;
Meas(14,3,1).InnerDiam=0;
Meas(14,3,1).LengthTrack=1700;
Meas(14,3,1).HeightTrack=1;
Meas(14,3,1).Times=[2.10 2.03 2.02 2.03 2.03];

Meas(14,3,2).Width=175;
Meas(14,3,2).Diameter=37;
Meas(14,3,2).Mass=1390;
Meas(14,3,2).InnerDiam=0;
Meas(14,3,2).LengthTrack=1700;
Meas(14,3,2).HeightTrack=2;
Meas(14,3,2).Times=[2.62 2.59 2.56 2.58 2.61];

Meas(14,3,3).Width=175;
Meas(14,3,3).Diameter=37;
Meas(14,3,3).Mass=1390;
Meas(14,3,3).InnerDiam=0;
Meas(14,3,3).LengthTrack=1700;
Meas(14,3,3).HeightTrack=3;
Meas(14,3,3).Times=[3.92 4.11 3.99 4.05 4.08];

Meas(14,2,3).Width=175;
Meas(14,2,3).Diameter=37;
Meas(14,2,3).Mass=1390;
Meas(14,2,3).InnerDiam=0;
Meas(14,2,3).LengthTrack=1100;
Meas(14,2,3).HeightTrack=3;
Meas(14,2,3).Times=[3.31 3.23 3.30 3.25 3.20];

Meas(14,2,2).Width=175;
Meas(14,2,2).Diameter=37;
Meas(14,2,2).Mass=1390;
Meas(14,2,2).InnerDiam=0;
Meas(14,2,2).LengthTrack=1100;
Meas(14,2,2).HeightTrack=2;
Meas(14,2,2).Times=[2.11 2.08 2.10 2.08 2.11];

Meas(14,2,1).Width=175;
Meas(14,2,1).Diameter=37;
Meas(14,2,1).Mass=1390;
Meas(14,2,1).InnerDiam=0;
Meas(14,2,1).LengthTrack=1100;
Meas(14,2,1).HeightTrack=1;
Meas(14,2,1).Times=[1.67 1.78 1.67 1.73 1.67];

Meas(14,1,1).Width=175;
Meas(14,1,1).Diameter=37;
Meas(14,1,1).Mass=1390;
Meas(14,1,1).InnerDiam=0;
Meas(14,1,1).LengthTrack=600;
Meas(14,1,1).HeightTrack=1;
Meas(14,1,1).Times=[1.26 1.27 1.24 1.30 1.28];

Meas(14,1,2).Width=175;
Meas(14,1,2).Diameter=37;
Meas(14,1,2).Mass=1390;
Meas(14,1,2).InnerDiam=0;
Meas(14,1,2).LengthTrack=600;
Meas(14,1,2).HeightTrack=2;
Meas(14,1,2).Times=[1.58 1.59 1.53 1.65 1.51];

Meas(14,1,3).Width=175;
Meas(14,1,3).Diameter=37;
Meas(14,1,3).Mass=1390;
Meas(14,1,3).InnerDiam=0;
Meas(14,1,3).LengthTrack=600;
Meas(14,1,3).HeightTrack=3;
Meas(14,1,3).Times=[2.37 2.50 2.48 2.47 2.51];

%***************************** E ************

Meas(15,1,3).Width=111;
Meas(15,1,3).Diameter=36;
Meas(15,1,3).Mass=876;
Meas(15,1,3).InnerDiam=0;
Meas(15,1,3).LengthTrack=600;
Meas(15,1,3).HeightTrack=3;
Meas(15,1,3).Times=[2.46 2.47 2.55 2.50 2.31];

Meas(15,1,2).Width=111;
Meas(15,1,2).Diameter=36;
Meas(15,1,2).Mass=876;
Meas(15,1,2).InnerDiam=0;
Meas(15,1,2).LengthTrack=600;
Meas(15,1,2).HeightTrack=2;
Meas(15,1,2).Times=[1.58 1.62 1.60 1.59 1.54];

Meas(15,1,1).Width=111;
Meas(15,1,1).Diameter=36;
Meas(15,1,1).Mass=876;
Meas(15,1,1).InnerDiam=0;
Meas(15,1,1).LengthTrack=600;
Meas(15,1,1).HeightTrack=1;
Meas(15,1,1).Times=[1.25 1.27 1.26 1.28 1.30];

Meas(15,2,1).Width=111;
Meas(15,2,1).Diameter=36;
Meas(15,2,1).Mass=876;
Meas(15,2,1).InnerDiam=0;
Meas(15,2,1).LengthTrack=1100;
Meas(15,2,1).HeightTrack=1;
Meas(15,2,1).Times=[1.65 1.63 1.65 1.65 1.67];

Meas(15,2,2).Width=111;
Meas(15,2,2).Diameter=36;
Meas(15,2,2).Mass=876;
Meas(15,2,2).InnerDiam=0;
Meas(15,2,2).LengthTrack=1100;
Meas(15,2,2).HeightTrack=2;
Meas(15,2,2).Times=[2.05 2.07 2.03 1.98 2.08];

Meas(15,2,3).Width=111;
Meas(15,2,3).Diameter=36;
Meas(15,2,3).Mass=876;
Meas(15,2,3).InnerDiam=0;
Meas(15,2,3).LengthTrack=1100;
Meas(15,2,3).HeightTrack=3;
Meas(15,2,3).Times=[3.22 3.23 3.23 3.23 3.31];

Meas(15,3,3).Width=111;
Meas(15,3,3).Diameter=36;
Meas(15,3,3).Mass=876;
Meas(15,3,3).InnerDiam=0;
Meas(15,3,3).LengthTrack=1700;
Meas(15,3,3).HeightTrack=3;
Meas(15,3,3).Times=[3.86 4.00 4.01 3.95 3.95];

Meas(15,3,2).Width=111;
Meas(15,3,2).Diameter=36;
Meas(15,3,2).Mass=876;
Meas(15,3,2).InnerDiam=0;
Meas(15,3,2).LengthTrack=1700;
Meas(15,3,2).HeightTrack=2;
Meas(15,3,2).Times=[2.50 2.54 2.51 2.48 2.58];

Meas(15,3,1).Width=111;
Meas(15,3,1).Diameter=36;
Meas(15,3,1).Mass=876;
Meas(15,3,1).InnerDiam=0;
Meas(15,3,1).LengthTrack=1700;
Meas(15,3,1).HeightTrack=1;
Meas(15,3,1).Times=[2.11 2.04 1.96 2.02 2.02];
% Fixing typos
for i=1:3
for h=1:3
Meas(2,i,h).InnerDiam=56;
end
end

for i=1:3
for h=1:3
Meas(6,i,h).InnerDiam=26;
end
end
%% Mean
for i=1:15
   for j=1:3
       for k=1:3
            Meas(i,j,k).Mean=mean(Meas(i,j,k).Times);       
       end
   end
end
%% Angle
for i=1:15                          % Constructs a new struct, with the angle as a funktion of the heightindex.   
    for j=1:3
        for k=1:3
            Meas(i,j,k).Angle=angle(Meas(i,j,k).HeightTrack);
        end
    end
end
%% Density in kg/mm^3
% Thats why its such a small number.
for i=1:15                          % Constructs a new struct, with the density as a funktion of mass and volume.   
    for j=1:3
        for k=1:3
            volume=Meas(i,j,k).Width.*(pi.*((Meas(i,j,k).Diameter./2).^2-(Meas(i,j,k).InnerDiam./2).^2));
            Meas(i,j,k).Density=Meas(i,j,k).Mass./volume;
        end
    end
end
%% Calc expLenghtTrack
for i=1:15
    for j=1:3
        x=log(cat(1,Meas(i,:,j).LengthTrack));
        A=[x,ones(size(x))];
        y=log(cat(1,Meas(i,:,j).Mean));
        KM=A\y;
        AllKValue(i,j)=KM(1);
    end
end
expLenghtTrack=mean(mean(AllKValue));
clear AllKValue
%% Calc expAngle
%Compensating for length of track
for i=1:15
        x=log(cat(1,Meas(i,:,:).Angle));
        A=[x,ones(size(x))];
        y=log(cat(1,Meas(i,:,:).Mean)./(cat(1,Meas(i,:,:).LengthTrack)).^expLenghtTrack);
        KM=A\y;
        AllKValue(i)=KM(1);
end
expAngle=mean(AllKValue);
clear AllKValue
%% Calc expDiameter
%expLenghtTrack=0.5;
%expAngle = -0.5;
i=[1,3,10,12,13];
%h=3;l=3;
x=log(cat(1,Meas(i,:,:).Diameter));
A=[x,ones(size(x))];
y=log(cat(1,Meas(i,:,:).Mean)./...
    (cat(1,Meas(i,:,:).LengthTrack)).^expLenghtTrack./...
    (cat(1,Meas(i,:,:).Angle)).^expAngle);
KM=A\y;
expDiameter=KM(1);
%% Calc expWidth
i=[1,3,10,12,13,14,15];
x=log(cat(1,Meas(i,:,:).Width));
A=[x,ones(size(x))];
y=log(cat(1,Meas(i,:,:).Mean)./...
    (cat(1,Meas(i,:,:).LengthTrack)).^expLenghtTrack./...
    (cat(1,Meas(i,:,:).Angle)).^expAngle);%./...
    %(cat(1,Meas(i,1,1).Diameter)).^expDiameter);
KM=A\y;
expWidth=KM(1);
%% Calc expDensity
i=[1,3,7,8,10,12,13,14,15];
x=log(cat(1,Meas(i,:,:).Density));
A=[x,ones(size(x))];
y=log(cat(1,Meas(i,:,:).Mean)./...
    (cat(1,Meas(i,:,:).LengthTrack)).^expLenghtTrack./...
    (cat(1,Meas(i,:,:).Angle)).^expAngle./...
    (cat(1,Meas(i,:,:).Diameter)).^expDiameter./...
    (cat(1,Meas(i,:,:).Width)).^expWidth);
KM=A\y;
expDensity=KM(1);
%% Calc constant c (solid)
i=[1,3,7,8,10,12,13,14,15];
y=cat(1,Meas(i,:,:).Mean)./...
    (cat(1,Meas(i,:,:).LengthTrack)./1000).^expLenghtTrack./...
    (sin(cat(1,Meas(i,:,:).Angle))).^expAngle./9.82^(-0.5);
    %(cat(1,Meas(i,:,:).Diameter)).^expDiameter./...
    %(cat(1,Meas(i,:,:).Width)).^expWidth./...
    %(cat(1,Meas(i,:,:).Density)).^expDensity;
c=mean(y);
%% TimesCheck

for i=1:15
    for l=1:3
       for h=1:3
           Meas(i,l,h).SolidTime=c.*sqrt((Meas(i,l,h).LengthTrack./1000)./(9.82.*sin(Meas(i,l,h).Angle)));
       end
    end
end

Solids=[1 3 7 8 10 11 12 13 14 15];
clf
scatter(cat(1,Meas(Solids,:,:).Mean),cat(1,Meas(Solids,:,:).SolidTime));
%% Calc InnerDiam
NonSolids=[2 4 5 6 9];
%i=1:15;
l=1:3;h=1:3;

TdivTexpr=((cat(1,Meas(NonSolids,l,h).Mean)./...
    (cat(1,Meas(NonSolids,l,h).LengthTrack)./1000).^expLenghtTrack./...
    (sin(cat(1,Meas(NonSolids,l,h).Angle))).^expAngle./...
    c.*sqrt(9.82)));
TdivTs = cat(1,Meas(NonSolids,l,h).Mean)./cat(1,Meas(NonSolids,l,h).SolidTime);
ddivD = cat(1,Meas(NonSolids,l,h).InnerDiam)./cat(1,Meas(NonSolids,l,h).Diameter);
includeIdx = find(TdivTexpr > 1);
x=log(ddivD(includeIdx));
A=[x,ones(size(x))];
y = log(TdivTexpr(includeIdx).^1-1);
    
KM=A\y;
expInnerDiam=KM(1)
%% Calc constant b (non-solid)
i=[2 4 5 6 9];
%y=cat(1,Meas(i,:,:).Mean)./...
%    (cat(1,Meas(i,:,:).LengthTrack)./1000).^expLenghtTrack./...
%    (sin(cat(1,Meas(i,:,:).Angle))).^expAngle./...
%    9.82^(-0.5)./c./...
%    (1+(cat(1,Meas(i,:,:).InnerDiam)./cat(1,Meas(i,:,:).Diameter)).^expInnerDiam);
y=(TdivTs-1)./(ddivD.^expInnerDiam);
b=mean(y);
%% Standard Deviation (solid)
Stds=std(cat(1,Meas(Solids,:,:).SolidTime)-cat(1,Meas(Solids,:,:).Mean))
%% Standard Deviation (non-solid)
for i=NonSolids
    for l=1:3
        for h=1:3
           Meas(i,l,h).NonSolidTime=Meas(i,l,h).SolidTime.*(1+b.*(Meas(i,l,h).InnerDiam./Meas(i,l,h).Diameter).^expInnerDiam);
        end
    end
end

Stdns=std(cat(1,Meas(NonSolids,:,:).NonSolidTime)-cat(1,Meas(NonSolids,:,:).Mean))
clf
scatter(cat(1,Meas(NonSolids,:,:).Mean),cat(1,Meas(NonSolids,:,:).NonSolidTime))
%% Plotting suspicious things
if false
    clf
    scatter(x,y)
    hold on
    xvec=linspace(min(x),max(x));
    yvec=KM(1).*xvec+KM(2);
    plot(xvec,yvec)
end